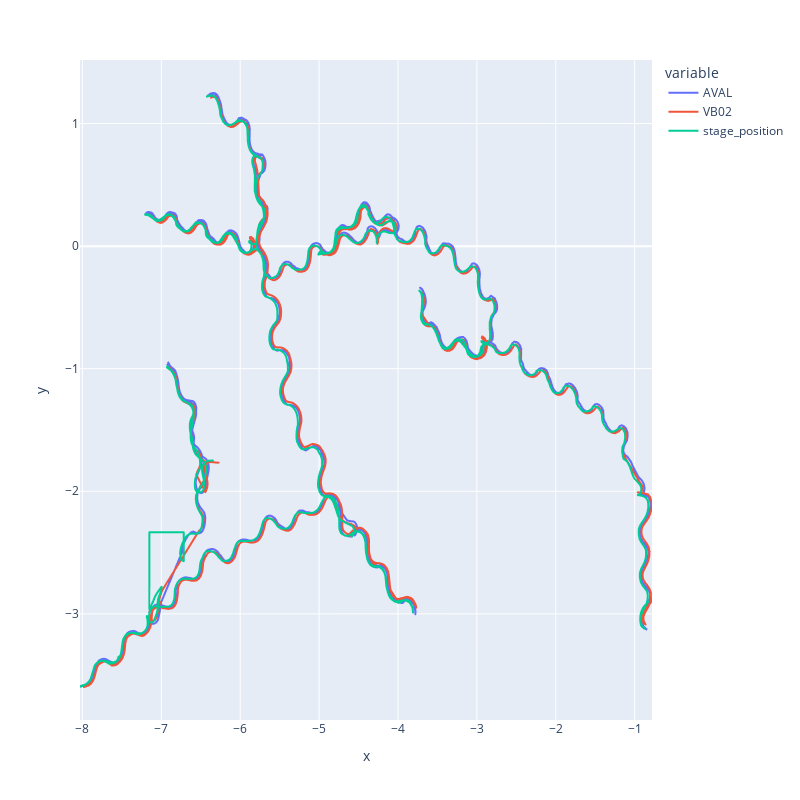

Source (notebook cell):
### Code cell
# Compare stage position
_df = df_abs[['AVAL', 'VB02', 'stage_position']].swaplevel(0, 1, axis=1).stack().reset_index(level=1).rename(columns={'level_1': 'variable'})
_df.head()

px.line(_df, x='x', y='y', color='variable', height=800, width=800)

### Figure 1 — Plotly figure (JSON) as saved in the notebook; plotly's stock layout.template omitted (floating-point values rounded to 4 significant figures; data arrays with more than 128 entries replaced by an {"elided": "..."} marker saying what was removed)
{"data": [{"hovertemplate": "variable=AVAL<br>x=%{x}<br>y=%{y}<extra></extra>", "legendgroup": "AVAL", "line": {"color": "#636efa", "dash": "solid"}, "marker": {"symbol": "circle"}, "mode": "lines", "name": "AVAL", "showlegend": true, "type": "scattergl", "x": {"elided": "1605 float values"}, "xaxis": "x", "y": {"elided": "1605 float values"}, "yaxis": "y"}, {"hovertemplate": "variable=VB02<br>x=%{x}<br>y=%{y}<extra></extra>", "legendgroup": "VB02", "line": {"color": "#EF553B", "dash": "solid"}, "marker": {"symbol": "circle"}, "mode": "lines", "name": "VB02", "showlegend": true, "type": "scattergl", "x": {"elided": "1591 float values"}, "xaxis": "x", "y": {"elided": "1591 float values"}, "yaxis": "y"}, {"hovertemplate": "variable=stage_position<br>x=%{x}<br>y=%{y}<extra></extra>", "legendgroup": "stage_position", "line": {"color": "#00cc96", "dash": "solid"}, "marker": {"symbol": "circle"}, "mode": "lines", "name": "stage_position", "showlegend": true, "type": "scattergl", "x": {"elided": "1667 float values"}, "xaxis": "x", "y": {"elided": "1667 float values"}, "yaxis": "y"}], "layout": {"height": 800, "legend": {"title": {"text": "variable"}, "tracegroupgap": 0}, "margin": {"t": 60}, "width": 800, "xaxis": {"anchor": "y", "domain": [0, 1], "title": {"text": "x"}}, "yaxis": {"anchor": "x", "domain": [0, 1], "title": {"text": "y"}}}}
